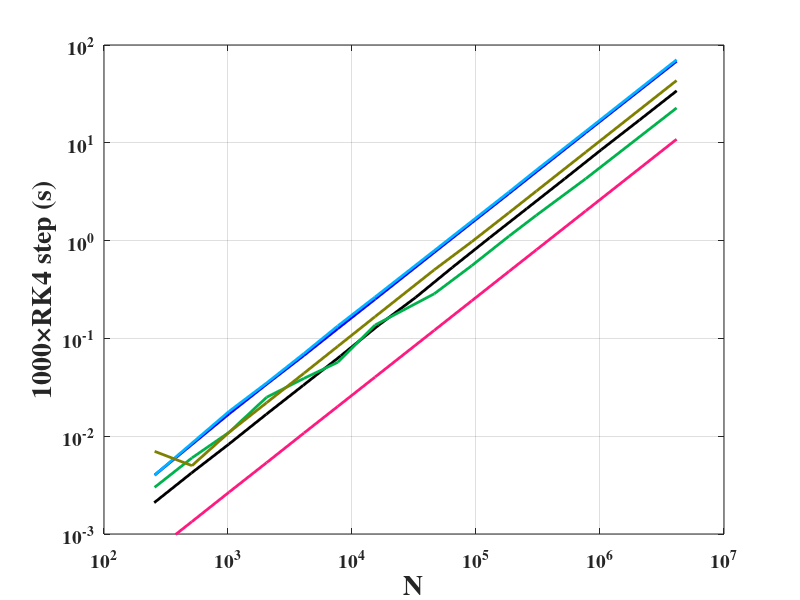

The MATLAB script that drew this image:
function LorenzRuntimeComparison

AhnertCPUv2.x = [254 507 1013 2039 4034 8121 16351 32634 64578 128895 257267 517946 1024907 2081296 4154152];
AhnertCPUv2.y = [0.00209 0.00420 0.00827 0.01678 0.03304 0.06638 0.13604 0.26260 0.53284 1.07044 2.12911 4.27722 8.50749 17.09075 33.99354];

%CPU_Lorenz_odeint_vcl.cpp
odeint_vcl_CPU.x = [256      512      1024    2048    4096    7680     15360    46080   92160   184320   307200   768000   4147200 ];
odeint_vcl_CPU.y = [.003     .006     .011    .025    .039    .057     .137     .286    .553    1.109    1.818    4.298    22.701];

%CPU_Lorenz_Julia_ensemble.jl
julia_CPU.x = [256	1024	2048	4096	7680	15360	46080	92160	184320	307200	768000	4147200];
julia_CPU.y = [0.004	0.017	0.034	0.067	0.126	0.252	0.759	1.518	3.030	5.070	12.707	68.241];

%CPU_Lorenz_Julia.jl
julia_CPU_noEnsemble.x = [256	1024	2048	4096	7680	15360	46080	92160	184320	307200	768000	4147200];
julia_CPU_noEnsemble.y = [0.004	0.018	0.035	0.070	0.134	0.265	0.789	1.573	3.138	5.268	13.109	70.675];

%CPU_Lorenz_hand_tuned.cpp
VCL_hand_tuned_CPU.x = [256      512         1024        2048        4096        7680        15360       46080       92160       184320      307200      768000      4147200];
VCL_hand_tuned_CPU.y = [0.00067  0.001339    0.002689    0.005364    0.01077     0.020154    0.040287    0.120895    0.241721    0.483811    0.805893    2.01435     10.8739];

%CPU_Lorenz_odeint.cpp
odeint_CPU_loop.x = [256      512         1024        2048        4096        7680        15360       46080       92160       184320      307200      768000      4147200];
odeint_CPU_loop.y = [7        5           11          22           44         83           167         503         971        1928         3214        8032       43358]/1000;

fig=figure(1); hold on;
p1=plot(AhnertCPUv2.x,AhnertCPUv2.y);
p2=plot(julia_CPU.x,julia_CPU.y);
p3=plot(odeint_vcl_CPU.x,odeint_vcl_CPU.y);
p4=plot(julia_CPU_noEnsemble.x,julia_CPU_noEnsemble.y);
p5=plot(VCL_hand_tuned_CPU.x,VCL_hand_tuned_CPU.y);
p6=plot(odeint_CPU_loop.x,odeint_CPU_loop.y);

set(gca,'XScale','log','YScale','log','XLim',[1e2 1e7],'YLim',[1e-3 1e2],'XGrid','on','YGrid','on','Box','on','FontSize',14,'FontWeight','bold','FontName','Times');
set(p1,'Color',[0 0 0], 'LineStyle','-','LineWidth',2);
set(p2,'Color',[0 0 1], 'LineStyle','-','LineWidth',2);
set(p3,'Color',[0 0.7 0.3], 'LineStyle','-','LineWidth',2);
set(p4,'Color',[0 0.7 1], 'LineStyle','-','LineWidth',2);
set(p5,'Color',[1 0.1 0.5], 'LineStyle','-','LineWidth',2);
set(p6,'Color',[0.5 0.5 0], 'LineStyle','-','LineWidth',2);
xlabel('N','FontSize',20,'FontWeight','bold','FontName','Times');
ylabel('1000\timesRK4 step (s)','FontSize',20,'FontWeight','bold','FontName','Times');